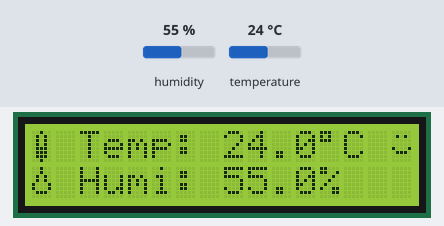
The sketch below on a simulated Arduino Uno, built with avr-gcc and run on an emulated ATmega328P. On the bench: 16×2 character LCD. The test bench sets the inputs (shaded band); at power-on: humidity 55 %, temperature 24 °C.

Above: at 3.3 s.
3.4 s: humidity set to 31 %
At 5.6 s:
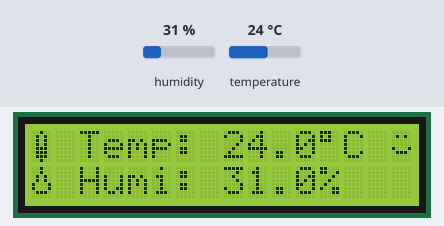
6.2 s: humidity set to 28 %
At 6.8 s:
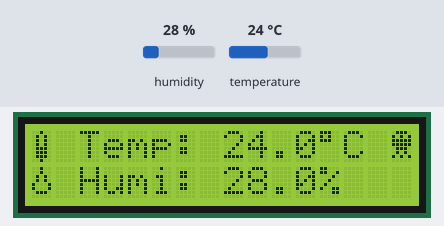
9.0 s: temperature set to 12 °C
At 11.5 s:
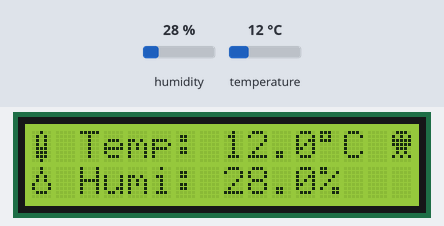
12.0 s: temperature set to 19 °C
At 13.8 s:
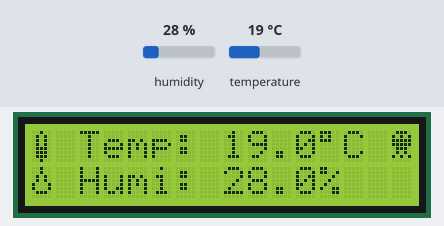
Timing chart, 0 to 15.3 s (numbered marks = the images above; inputs shaded):
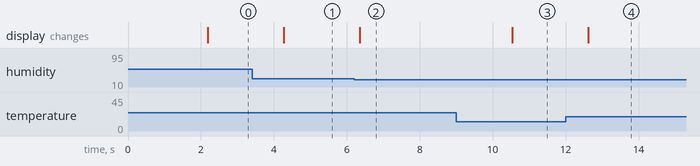

The sketch:

DHT_LCD.ino
```cpp
#include <Wire.h>
#include <LiquidCrystal_I2C.h>
#include "DHT.h"

// -------- DHT Settings --------
#define DHTPIN 2
#define DHTTYPE DHT11    // Change to DHT22 if using that
DHT dht(DHTPIN, DHTTYPE);

// -------- LCD --------
LiquidCrystal_I2C lcd(0x27, 16, 2);

// -------- Custom Emoji Characters --------
// Thermometer 🌡️
byte thermo[8] = {
  B00100,
  B01010,
  B01010,
  B01010,
  B01110,
  B01110,
  B01110,
  B00100
};

// Drop 💧
byte drop[8] = {
  B00100,
  B00100,
  B01010,
  B01010,
  B10001,
  B10001,
  B01110,
  B00000
};

// Smiley 😀
byte smiley[8] = {
  B00000,
  B01010,
  B00000,
  B00000,
  B10001,
  B01110,
  B00000,
  B00000
};

// Skull 💀 (alert)
byte skull[8] = {
  B01110,
  B10101,
  B11111,
  B11111,
  B01110,
  B01010,
  B10101,
  B00000
};

void setup() {
  lcd.init();
  lcd.backlight();
  dht.begin();

  // Load emojis into custom memory slots
  lcd.createChar(0, thermo);
  lcd.createChar(1, drop);
  lcd.createChar(2, smiley);
  lcd.createChar(3, skull);

  // Startup screen
  lcd.setCursor(0, 0);
  lcd.print(" DHT Live Data ");
  lcd.setCursor(0, 1);
  lcd.write(byte(2)); // smiley
  lcd.print(" Initializing...");
  delay(2000);
  lcd.clear();
}

void loop() {
  float h = dht.readHumidity();
  float t = dht.readTemperature();  // Celsius

  // Handle sensor error
  if (isnan(h) || isnan(t)) {
    lcd.clear();
    lcd.setCursor(0, 0);
    lcd.write(byte(3)); // skull icon
    lcd.print(" Sensor Error  ");
    lcd.setCursor(0, 1);
    lcd.print("Check wiring   ");
    delay(1500);
    return;
  }

  // ---------- Line 1: Temperature ----------
  lcd.setCursor(0, 0);
  lcd.write(byte(0));      // 🌡️ icon
  lcd.print(" Temp: ");
  lcd.print(t, 1);
  lcd.print((char)223);    // degree symbol
  lcd.print("C  ");

  // ---------- Line 2: Humidity ----------
  lcd.setCursor(0, 1);
  lcd.write(byte(1));      // 💧 icon
  lcd.print(" Humi: ");
  lcd.print(h, 1);
  lcd.print("%  ");

  // Add emoji status at the end (column 15)
  lcd.setCursor(15, 0);
  if (t >= 20 && t <= 30 && h >= 30 && h <= 70) {
    lcd.write(byte(2));    // 😀 if in comfort range
  } else {
    lcd.write(byte(3));    // 💀 skull if out of range
  }

  delay(1000);
}
```

Measured:
- the behaviour switches between 30 and 29 % on humidity (found by bisection; images 1 and 2)
- after the input at 3.4 s, the display: changes after 0.87 s (image 1)
- after the input at 6.2 s, the display: changes after 0.16 s (image 2)
- after the input at 9.0 s, the display: changes after 1.5 s (image 3)
- after the input at 12.0 s, the display: changes after 0.62 s (image 4)
